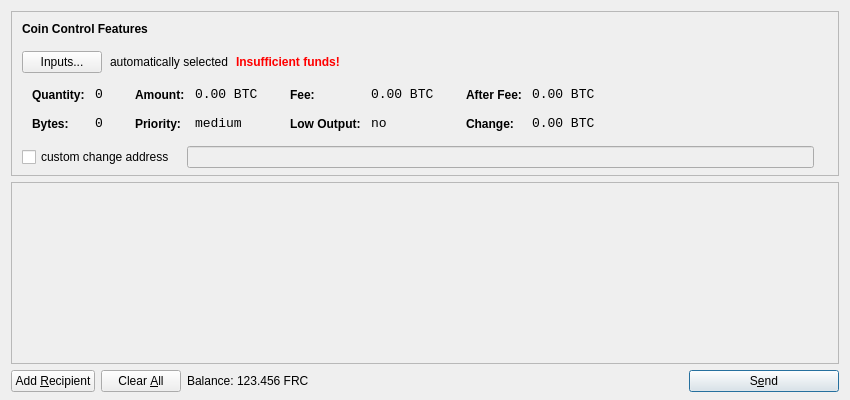
<?xml version="1.0" encoding="UTF-8"?>
<ui version="4.0">
 <class>SendCoinsDialog</class>
 <widget class="QDialog" name="SendCoinsDialog">
  <property name="geometry">
   <rect>
    <x>0</x>
    <y>0</y>
    <width>850</width>
    <height>400</height>
   </rect>
  </property>
  <property name="windowTitle">
   <string>Send Coins</string>
  </property>
  <layout class="QVBoxLayout" name="verticalLayout" stretch="0,1,0">
   <property name="bottomMargin">
    <number>8</number>
   </property>
   <item>
    <widget class="QFrame" name="frameCoinControl">
     <property name="sizePolicy">
      <sizepolicy hsizetype="Expanding" vsizetype="Expanding">
       <horstretch>0</horstretch>
       <verstretch>0</verstretch>
      </sizepolicy>
     </property>
     <property name="maximumSize">
      <size>
       <width>16777215</width>
       <height>16777215</height>
      </size>
     </property>
     <property name="frameShape">
      <enum>QFrame::StyledPanel</enum>
     </property>
     <property name="frameShadow">
      <enum>QFrame::Sunken</enum>
     </property>
     <layout class="QVBoxLayout" name="verticalLayoutCoinControl2">
      <property name="spacing">
       <number>-1</number>
      </property>
      <property name="leftMargin">
       <number>0</number>
      </property>
      <property name="topMargin">
       <number>0</number>
      </property>
      <property name="rightMargin">
       <number>0</number>
      </property>
      <property name="bottomMargin">
       <number>6</number>
      </property>
      <item>
       <layout class="QVBoxLayout" name="verticalLayoutCoinControl" stretch="0,0,0,0,1">
        <property name="spacing">
         <number>0</number>
        </property>
        <property name="leftMargin">
         <number>10</number>
        </property>
        <property name="topMargin">
         <number>10</number>
        </property>
        <item>
         <layout class="QHBoxLayout" name="horizontalLayoutCoinControl1">
          <property name="bottomMargin">
           <number>15</number>
          </property>
          <item>
           <widget class="QLabel" name="labelCoinControlFeatures">
            <property name="sizePolicy">
             <sizepolicy hsizetype="Preferred" vsizetype="Maximum">
              <horstretch>0</horstretch>
              <verstretch>0</verstretch>
             </sizepolicy>
            </property>
            <property name="font">
             <font>
              <weight>75</weight>
              <bold>true</bold>
             </font>
            </property>
            <property name="styleSheet">
             <string notr="true">font-weight:bold;</string>
            </property>
            <property name="text">
             <string>Coin Control Features</string>
            </property>
           </widget>
          </item>
         </layout>
        </item>
        <item>
         <layout class="QHBoxLayout" name="horizontalLayoutCoinControl2" stretch="0,0,0,0">
          <property name="spacing">
           <number>8</number>
          </property>
          <property name="bottomMargin">
           <number>10</number>
          </property>
          <item>
           <widget class="QPushButton" name="pushButtonCoinControl">
            <property name="styleSheet">
             <string notr="true"/>
            </property>
            <property name="text">
             <string>Inputs...</string>
            </property>
           </widget>
          </item>
          <item>
           <widget class="QLabel" name="labelCoinControlAutomaticallySelected">
            <property name="text">
             <string>automatically selected</string>
            </property>
            <property name="margin">
             <number>5</number>
            </property>
           </widget>
          </item>
          <item>
           <widget class="QLabel" name="labelCoinControlInsuffFunds">
            <property name="font">
             <font>
              <weight>75</weight>
              <bold>true</bold>
             </font>
            </property>
            <property name="styleSheet">
             <string notr="true">color:red;font-weight:bold;</string>
            </property>
            <property name="text">
             <string>Insufficient funds!</string>
            </property>
            <property name="margin">
             <number>5</number>
            </property>
           </widget>
          </item>
          <item>
           <spacer name="horizontalSpacerCoinControl">
            <property name="orientation">
             <enum>Qt::Horizontal</enum>
            </property>
            <property name="sizeHint" stdset="0">
             <size>
              <width>40</width>
              <height>1</height>
             </size>
            </property>
           </spacer>
          </item>
         </layout>
        </item>
        <item>
         <widget class="QWidget" name="widgetCoinControl" native="true">
          <property name="sizePolicy">
           <sizepolicy hsizetype="Preferred" vsizetype="Preferred">
            <horstretch>0</horstretch>
            <verstretch>0</verstretch>
           </sizepolicy>
          </property>
          <property name="minimumSize">
           <size>
            <width>0</width>
            <height>0</height>
           </size>
          </property>
          <property name="styleSheet">
           <string notr="true"/>
          </property>
          <layout class="QHBoxLayout" name="horizontalLayoutCoinControl5">
           <property name="margin">
            <number>0</number>
           </property>
           <item>
            <layout class="QHBoxLayout" name="horizontalLayoutCoinControl3" stretch="0,0,0,1">
             <property name="spacing">
              <number>20</number>
             </property>
             <property name="topMargin">
              <number>0</number>
             </property>
             <property name="bottomMargin">
              <number>10</number>
             </property>
             <item>
              <layout class="QFormLayout" name="formLayoutCoinControl1">
               <property name="horizontalSpacing">
                <number>10</number>
               </property>
               <property name="verticalSpacing">
                <number>14</number>
               </property>
               <property name="leftMargin">
                <number>10</number>
               </property>
               <property name="topMargin">
                <number>4</number>
               </property>
               <property name="rightMargin">
                <number>6</number>
               </property>
               <item row="0" column="0">
                <widget class="QLabel" name="labelCoinControlQuantityText">
                 <property name="styleSheet">
                  <string notr="true">font-weight:bold;</string>
                 </property>
                 <property name="text">
                  <string>Quantity:</string>
                 </property>
                 <property name="margin">
                  <number>0</number>
                 </property>
                </widget>
               </item>
               <item row="0" column="1">
                <widget class="QLabel" name="labelCoinControlQuantity">
                 <property name="font">
                  <font>
                   <family>Monospace</family>
                   <pointsize>10</pointsize>
                  </font>
                 </property>
                 <property name="cursor">
                  <cursorShape>IBeamCursor</cursorShape>
                 </property>
                 <property name="contextMenuPolicy">
                  <enum>Qt::ActionsContextMenu</enum>
                 </property>
                 <property name="text">
                  <string notr="true">0</string>
                 </property>
                 <property name="margin">
                  <number>0</number>
                 </property>
                 <property name="textInteractionFlags">
                  <set>Qt::LinksAccessibleByMouse|Qt::TextSelectableByKeyboard|Qt::TextSelectableByMouse</set>
                 </property>
                </widget>
               </item>
               <item row="1" column="0">
                <widget class="QLabel" name="labelCoinControlBytesText">
                 <property name="styleSheet">
                  <string notr="true">font-weight:bold;</string>
                 </property>
                 <property name="text">
                  <string>Bytes:</string>
                 </property>
                </widget>
               </item>
               <item row="1" column="1">
                <widget class="QLabel" name="labelCoinControlBytes">
                 <property name="font">
                  <font>
                   <family>Monospace</family>
                   <pointsize>10</pointsize>
                  </font>
                 </property>
                 <property name="cursor">
                  <cursorShape>IBeamCursor</cursorShape>
                 </property>
                 <property name="contextMenuPolicy">
                  <enum>Qt::ActionsContextMenu</enum>
                 </property>
                 <property name="text">
                  <string notr="true">0</string>
                 </property>
                 <property name="textInteractionFlags">
                  <set>Qt::LinksAccessibleByMouse|Qt::TextSelectableByKeyboard|Qt::TextSelectableByMouse</set>
                 </property>
                </widget>
               </item>
              </layout>
             </item>
             <item>
              <layout class="QFormLayout" name="formLayoutCoinControl2">
               <property name="horizontalSpacing">
                <number>10</number>
               </property>
               <property name="verticalSpacing">
                <number>14</number>
               </property>
               <property name="leftMargin">
                <number>6</number>
               </property>
               <property name="topMargin">
                <number>4</number>
               </property>
               <property name="rightMargin">
                <number>6</number>
               </property>
               <item row="0" column="0">
                <widget class="QLabel" name="labelCoinControlAmountText">
                 <property name="styleSheet">
                  <string notr="true">font-weight:bold;</string>
                 </property>
                 <property name="text">
                  <string>Amount:</string>
                 </property>
                 <property name="margin">
                  <number>0</number>
                 </property>
                </widget>
               </item>
               <item row="0" column="1">
                <widget class="QLabel" name="labelCoinControlAmount">
                 <property name="font">
                  <font>
                   <family>Monospace</family>
                   <pointsize>10</pointsize>
                  </font>
                 </property>
                 <property name="cursor">
                  <cursorShape>IBeamCursor</cursorShape>
                 </property>
                 <property name="contextMenuPolicy">
                  <enum>Qt::ActionsContextMenu</enum>
                 </property>
                 <property name="text">
                  <string notr="true">0.00 BTC</string>
                 </property>
                 <property name="textInteractionFlags">
                  <set>Qt::LinksAccessibleByMouse|Qt::TextSelectableByKeyboard|Qt::TextSelectableByMouse</set>
                 </property>
                </widget>
               </item>
               <item row="1" column="0">
                <widget class="QLabel" name="labelCoinControlPriorityText">
                 <property name="styleSheet">
                  <string notr="true">font-weight:bold;</string>
                 </property>
                 <property name="text">
                  <string>Priority:</string>
                 </property>
                </widget>
               </item>
               <item row="1" column="1">
                <widget class="QLabel" name="labelCoinControlPriority">
                 <property name="font">
                  <font>
                   <family>Monospace</family>
                   <pointsize>10</pointsize>
                  </font>
                 </property>
                 <property name="cursor">
                  <cursorShape>IBeamCursor</cursorShape>
                 </property>
                 <property name="contextMenuPolicy">
                  <enum>Qt::ActionsContextMenu</enum>
                 </property>
                 <property name="text">
                  <string>medium</string>
                 </property>
                 <property name="textInteractionFlags">
                  <set>Qt::LinksAccessibleByMouse|Qt::TextSelectableByKeyboard|Qt::TextSelectableByMouse</set>
                 </property>
                </widget>
               </item>
              </layout>
             </item>
             <item>
              <layout class="QFormLayout" name="formLayoutCoinControl3">
               <property name="horizontalSpacing">
                <number>10</number>
               </property>
               <property name="verticalSpacing">
                <number>14</number>
               </property>
               <property name="leftMargin">
                <number>6</number>
               </property>
               <property name="topMargin">
                <number>4</number>
               </property>
               <property name="rightMargin">
                <number>6</number>
               </property>
               <item row="0" column="0">
                <widget class="QLabel" name="labelCoinControlFeeText">
                 <property name="styleSheet">
                  <string notr="true">font-weight:bold;</string>
                 </property>
                 <property name="text">
                  <string>Fee:</string>
                 </property>
                 <property name="margin">
                  <number>0</number>
                 </property>
                </widget>
               </item>
               <item row="0" column="1">
                <widget class="QLabel" name="labelCoinControlFee">
                 <property name="font">
                  <font>
                   <family>Monospace</family>
                   <pointsize>10</pointsize>
                  </font>
                 </property>
                 <property name="cursor">
                  <cursorShape>IBeamCursor</cursorShape>
                 </property>
                 <property name="contextMenuPolicy">
                  <enum>Qt::ActionsContextMenu</enum>
                 </property>
                 <property name="text">
                  <string notr="true">0.00 BTC</string>
                 </property>
                 <property name="textInteractionFlags">
                  <set>Qt::LinksAccessibleByMouse|Qt::TextSelectableByKeyboard|Qt::TextSelectableByMouse</set>
                 </property>
                </widget>
               </item>
               <item row="1" column="0">
                <widget class="QLabel" name="labelCoinControlLowOutputText">
                 <property name="styleSheet">
                  <string notr="true">font-weight:bold;</string>
                 </property>
                 <property name="text">
                  <string>Low Output:</string>
                 </property>
                </widget>
               </item>
               <item row="1" column="1">
                <widget class="QLabel" name="labelCoinControlLowOutput">
                 <property name="font">
                  <font>
                   <family>Monospace</family>
                   <pointsize>10</pointsize>
                  </font>
                 </property>
                 <property name="cursor">
                  <cursorShape>IBeamCursor</cursorShape>
                 </property>
                 <property name="contextMenuPolicy">
                  <enum>Qt::ActionsContextMenu</enum>
                 </property>
                 <property name="text">
                  <string>no</string>
                 </property>
                 <property name="textInteractionFlags">
                  <set>Qt::LinksAccessibleByMouse|Qt::TextSelectableByKeyboard|Qt::TextSelectableByMouse</set>
                 </property>
                </widget>
               </item>
              </layout>
             </item>
             <item>
              <layout class="QFormLayout" name="formLayoutCoinControl4">
               <property name="horizontalSpacing">
                <number>10</number>
               </property>
               <property name="verticalSpacing">
                <number>14</number>
               </property>
               <property name="leftMargin">
                <number>6</number>
               </property>
               <property name="topMargin">
                <number>4</number>
               </property>
               <property name="rightMargin">
                <number>6</number>
               </property>
               <item row="0" column="0">
                <widget class="QLabel" name="labelCoinControlAfterFeeText">
                 <property name="styleSheet">
                  <string notr="true">font-weight:bold;</string>
                 </property>
                 <property name="text">
                  <string>After Fee:</string>
                 </property>
                 <property name="margin">
                  <number>0</number>
                 </property>
                </widget>
               </item>
               <item row="0" column="1">
                <widget class="QLabel" name="labelCoinControlAfterFee">
                 <property name="font">
                  <font>
                   <family>Monospace</family>
                   <pointsize>10</pointsize>
                  </font>
                 </property>
                 <property name="cursor">
                  <cursorShape>IBeamCursor</cursorShape>
                 </property>
                 <property name="contextMenuPolicy">
                  <enum>Qt::ActionsContextMenu</enum>
                 </property>
                 <property name="text">
                  <string notr="true">0.00 BTC</string>
                 </property>
                 <property name="textInteractionFlags">
                  <set>Qt::LinksAccessibleByMouse|Qt::TextSelectableByKeyboard|Qt::TextSelectableByMouse</set>
                 </property>
                </widget>
               </item>
               <item row="1" column="0">
                <widget class="QLabel" name="labelCoinControlChangeText">
                 <property name="styleSheet">
                  <string notr="true">font-weight:bold;</string>
                 </property>
                 <property name="text">
                  <string>Change:</string>
                 </property>
                </widget>
               </item>
               <item row="1" column="1">
                <widget class="QLabel" name="labelCoinControlChange">
                 <property name="font">
                  <font>
                   <family>Monospace</family>
                   <pointsize>10</pointsize>
                  </font>
                 </property>
                 <property name="cursor">
                  <cursorShape>IBeamCursor</cursorShape>
                 </property>
                 <property name="contextMenuPolicy">
                  <enum>Qt::ActionsContextMenu</enum>
                 </property>
                 <property name="text">
                  <string notr="true">0.00 BTC</string>
                 </property>
                 <property name="textInteractionFlags">
                  <set>Qt::LinksAccessibleByMouse|Qt::TextSelectableByKeyboard|Qt::TextSelectableByMouse</set>
                 </property>
                </widget>
               </item>
              </layout>
             </item>
            </layout>
           </item>
          </layout>
         </widget>
        </item>
        <item>
         <layout class="QHBoxLayout" name="horizontalLayoutCoinControl4" stretch="0,0,0">
          <property name="spacing">
           <number>12</number>
          </property>
          <property name="sizeConstraint">
           <enum>QLayout::SetDefaultConstraint</enum>
          </property>
          <property name="topMargin">
           <number>5</number>
          </property>
          <property name="rightMargin">
           <number>5</number>
          </property>
          <item>
           <widget class="QCheckBox" name="checkBoxCoinControlChange">
            <property name="text">
             <string>custom change address</string>
            </property>
           </widget>
          </item>
          <item>
           <widget class="QLineEdit" name="lineEditCoinControlChange">
            <property name="enabled">
             <bool>false</bool>
            </property>
            <property name="sizePolicy">
             <sizepolicy hsizetype="Expanding" vsizetype="Fixed">
              <horstretch>0</horstretch>
              <verstretch>0</verstretch>
             </sizepolicy>
            </property>
           </widget>
          </item>
          <item>
           <widget class="QLabel" name="labelCoinControlChangeLabel">
            <property name="sizePolicy">
             <sizepolicy hsizetype="Preferred" vsizetype="Expanding">
              <horstretch>0</horstretch>
              <verstretch>0</verstretch>
             </sizepolicy>
            </property>
            <property name="minimumSize">
             <size>
              <width>0</width>
              <height>0</height>
             </size>
            </property>
            <property name="text">
             <string/>
            </property>
            <property name="margin">
             <number>3</number>
            </property>
           </widget>
          </item>
         </layout>
        </item>
        <item>
         <spacer name="verticalSpacerCoinControl">
          <property name="orientation">
           <enum>Qt::Vertical</enum>
          </property>
          <property name="sizeHint" stdset="0">
           <size>
            <width>800</width>
            <height>1</height>
           </size>
          </property>
         </spacer>
        </item>
       </layout>
      </item>
     </layout>
    </widget>
   </item>
   <item>
    <widget class="QScrollArea" name="scrollArea">
     <property name="widgetResizable">
      <bool>true</bool>
     </property>
     <widget class="QWidget" name="scrollAreaWidgetContents">
      <property name="geometry">
       <rect>
        <x>0</x>
        <y>0</y>
        <width>830</width>
        <height>165</height>
       </rect>
      </property>
      <layout class="QVBoxLayout" name="verticalLayout_2">
       <property name="margin">
        <number>0</number>
       </property>
       <item>
        <layout class="QVBoxLayout" name="entries">
         <property name="spacing">
          <number>6</number>
         </property>
        </layout>
       </item>
       <item>
        <spacer name="verticalSpacer">
         <property name="orientation">
          <enum>Qt::Vertical</enum>
         </property>
         <property name="sizeHint" stdset="0">
          <size>
           <width>20</width>
           <height>40</height>
          </size>
         </property>
        </spacer>
       </item>
      </layout>
     </widget>
    </widget>
   </item>
   <item>
    <layout class="QHBoxLayout" name="horizontalLayout">
     <item>
      <widget class="QPushButton" name="addButton">
       <property name="toolTip">
        <string>Send to multiple recipients at once</string>
       </property>
       <property name="text">
        <string>Add &amp;Recipient</string>
       </property>
       <property name="icon">
        <iconset resource="../bitcoin.qrc">
         <normaloff>:/icons/add</normaloff>:/icons/add</iconset>
       </property>
       <property name="autoDefault">
        <bool>false</bool>
       </property>
      </widget>
     </item>
     <item>
      <widget class="QPushButton" name="clearButton">
       <property name="sizePolicy">
        <sizepolicy hsizetype="Minimum" vsizetype="Fixed">
         <horstretch>0</horstretch>
         <verstretch>0</verstretch>
        </sizepolicy>
       </property>
       <property name="toolTip">
        <string>Remove all transaction fields</string>
       </property>
       <property name="text">
        <string>Clear &amp;All</string>
       </property>
       <property name="icon">
        <iconset resource="../bitcoin.qrc">
         <normaloff>:/icons/remove</normaloff>:/icons/remove</iconset>
       </property>
       <property name="autoRepeatDelay">
        <number>300</number>
       </property>
       <property name="autoDefault">
        <bool>false</bool>
       </property>
      </widget>
     </item>
     <item>
      <layout class="QHBoxLayout" name="horizontalLayout_2">
       <property name="spacing">
        <number>3</number>
       </property>
       <item>
        <widget class="QLabel" name="label">
         <property name="text">
          <string>Balance:</string>
         </property>
        </widget>
       </item>
       <item>
        <widget class="QLabel" name="labelBalance">
         <property name="cursor">
          <cursorShape>IBeamCursor</cursorShape>
         </property>
         <property name="text">
          <string>123.456 FRC</string>
         </property>
         <property name="textInteractionFlags">
          <set>Qt::LinksAccessibleByMouse|Qt::TextSelectableByKeyboard|Qt::TextSelectableByMouse</set>
         </property>
        </widget>
       </item>
      </layout>
     </item>
     <item>
      <spacer name="horizontalSpacer">
       <property name="orientation">
        <enum>Qt::Horizontal</enum>
       </property>
       <property name="sizeHint" stdset="0">
        <size>
         <width>40</width>
         <height>20</height>
        </size>
       </property>
      </spacer>
     </item>
     <item>
      <widget class="QPushButton" name="sendButton">
       <property name="minimumSize">
        <size>
         <width>150</width>
         <height>0</height>
        </size>
       </property>
       <property name="toolTip">
        <string>Confirm the send action</string>
       </property>
       <property name="text">
        <string>S&amp;end</string>
       </property>
       <property name="icon">
        <iconset resource="../bitcoin.qrc">
         <normaloff>:/icons/send</normaloff>:/icons/send</iconset>
       </property>
       <property name="default">
        <bool>true</bool>
       </property>
      </widget>
     </item>
    </layout>
   </item>
  </layout>
 </widget>
 <resources>
  <include location="../bitcoin.qrc"/>
 </resources>
 <connections/>
</ui>
